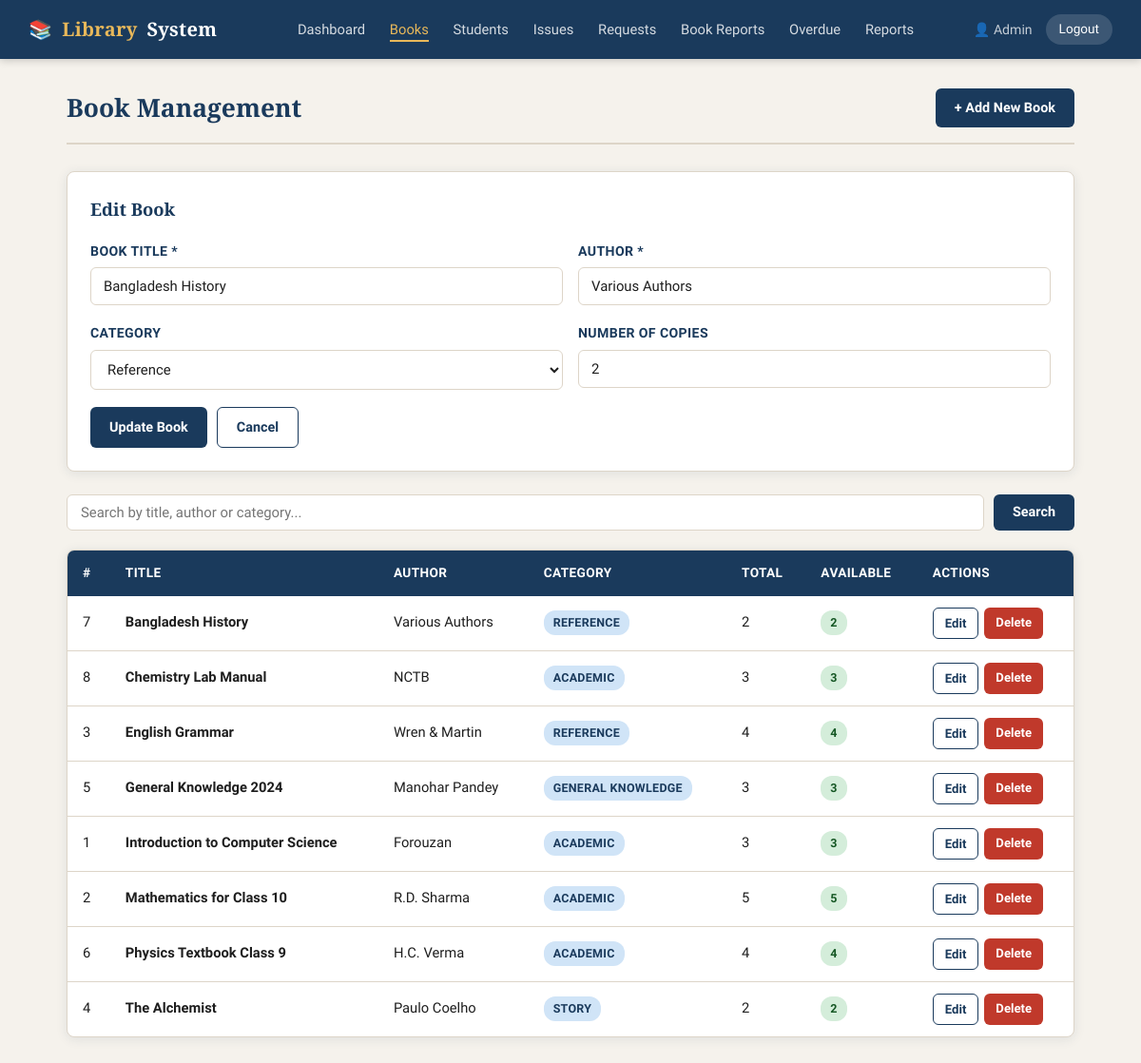
The page /admin/books.php?edit=7 (signed in) on the database its author committed.
### tables this page shows
CREATE TABLE IF NOT EXISTS books (
    id INT AUTO_INCREMENT PRIMARY KEY,
    title VARCHAR(200) NOT NULL,
    author VARCHAR(150) NOT NULL,
    category VARCHAR(100),
    total_copies INT DEFAULT 1,
    available_copies INT DEFAULT 1,
    added_at TIMESTAMP DEFAULT CURRENT_TIMESTAMP
);

### admin/books.php (the view, shortened to what this page needs)
<?php
require_once '../includes/db.php';
$edit_book = null;
if (isset($_GET['edit'])) {
    $eid = (int)$_GET['edit'];
    $res = mysqli_query($conn, "SELECT * FROM books WHERE id=$eid");
    $edit_book = mysqli_fetch_assoc($res);
}
$search = isset($_GET['search']) ? mysqli_real_escape_string($conn, trim($_GET['search'])) : '';
$where  = $search ? "WHERE title LIKE '%$search%' OR author LIKE '%$search%' OR category LIKE '%$search%'" : '';
$books  = mysqli_query($conn, "SELECT * FROM books $where ORDER BY title ASC");
$action = isset($_GET['action']) ? $_GET['action'] : '';
?>
<!DOCTYPE html>
<html lang="en">
<head>
    <link rel="stylesheet" href="../assets/css/style.css">
</head>
<body>
<?php include '../includes/navbar.php'; ?>
<div class="container">
    <div class="page-header">
        <h2>Book Management</h2>
        <a href="?action=add" class="btn btn-primary">+ Add New Book</a>
    </div>
    <?php if ($action === 'add' || $edit_book): ?>
    <div class="card" style="margin-bottom:24px;">
        <h3 style="margin-bottom:18px;font-size:1.15rem;"><?= $edit_book ? 'Edit Book' : 'Add New Book' ?></h3>
        <form method="POST">
            <div class="form-row">
                <div class="form-group">
                    <label>Book Title *</label>
                    <input type="text" name="title" required value="<?= $edit_book ? htmlspecialchars($edit_book['title']) : '' ?>" placeholder="Enter book title">
                </div>
                <div class="form-group">
                    <label>Author *</label>
                    <input type="text" name="author" required value="<?= $edit_book ? htmlspecialchars($edit_book['author']) : '' ?>" placeholder="Author name">
                </div>
            </div>
            <div class="form-row">
                <div class="form-group">
                    <label>Category</label>
                    <select name="category">
                        <?php
                        $cats = ['Academic','Reference','Story','General Knowledge','Exam Preparation','Others'];
                        foreach ($cats as $cat) {
                            $sel = ($edit_book && $edit_book['category'] === $cat) ? 'selected' : '';
                            echo "<option $sel>$cat</option>";
                        }
                        ?>
                    </select>
                </div>
                <div class="form-group">
                    <label>Number of Copies</label>
                    <input type="number" name="copies" min="1" value="<?= $edit_book ? $edit_book['total_copies'] : 1 ?>">
                </div>
            </div>
            <div style="display:flex;gap:10px;">
                <button type="submit" class="btn btn-primary"><?= $edit_book ? 'Update Book' : 'Add Book' ?></button>
                <a href="books.php" class="btn btn-outline">Cancel</a>
            </div>
        </form>
    </div>
    <?php endif; ?>
    <form method="GET" class="search-bar">
        <input type="text" name="search" placeholder="Search by title, author or category..." value="<?= htmlspecialchars($search) ?>">
        <button type="submit" class="btn btn-primary">Search</button>
    </form>
    <div class="table-wrap">
        <table>
            <thead>
                <tr>
                    <th>#</th>
                    <th>Title</th>
                    <th>Author</th>
                    <th>Category</th>
                    <th>Total</th>
                    <th>Available</th>
                    <th>Actions</th>
                </tr>
            </thead>
            <tbody>
                <?php if (mysqli_num_rows($books) === 0): ?>
                <tr><td colspan="7"><div class="empty-state"><p>No books found.</p></div></td></tr>
                <?php else: while ($b = mysqli_fetch_assoc($books)): ?>
                <tr>
                    <td><?= $b['id'] ?></td>
                    <td><strong><?= htmlspecialchars($b['title']) ?></strong></td>
                    <td><?= htmlspecialchars($b['author']) ?></td>
                    <td><span class="badge badge-primary"><?= htmlspecialchars($b['category'] ?: 'N/A') ?></span></td>
                    <td><?= $b['total_copies'] ?></td>
                    <td>
                        <?php if ($b['available_copies'] > 0): ?>
                            <span class="badge badge-success"><?= $b['available_copies'] ?></span>
                        <?php else: ?>
                            <span class="badge badge-danger">0</span>
                        <?php endif; ?>
                    </td>
                    <td style="display:flex;gap:6px;flex-wrap:wrap;">
                        <a href="?edit=<?= $b['id'] ?>" class="btn btn-sm btn-outline">Edit</a>
                        <a href="?delete=<?= $b['id'] ?>" class="btn btn-sm btn-danger" onclick="return confirm('Delete this book?')">Delete</a>
                    </td>
                </tr>
                <?php endwhile; endif; ?>
            </tbody>
        </table>
    </div>
</div>
</body>
</html>

### assets/css/style.css (style rules this page uses)
:root { --primary: #1a3a5c; --primary-light: #2a5080; --accent: #c8973a; --accent-light: #e8b85a; --bg: #f5f2ec; --bg-white: #ffffff; --text: #1e1e1e; --text-muted: #6b6b6b; --border: #ddd5c8; --success: #2d6a4f; --danger: #c0392b; --warning: #d4860a; --shadow: 0 2px 12px rgba(26,58,92,0.10); --shadow-lg: 0 6px 30px rgba(26,58,92,0.14); --radius: 8px; }
* { margin: 0; padding: 0; box-sizing: border-box; }
body { font-family: 'Source Sans 3', sans-serif; background: var(--bg); color: var(--text); min-height: 100vh; font-size: 15px; line-height: 1.6; }
h1, h2, h3 { font-family: 'Playfair Display', serif; color: var(--primary); }
a { color: var(--primary); text-decoration: none; }
.container { max-width: 1100px; margin: 0 auto; padding: 30px 20px; }
.page-header { margin-bottom: 28px; padding-bottom: 16px; border-bottom: 2px solid var(--border); display: flex; align-items: center; justify-content: space-between; flex-wrap: wrap; gap: 12px; }
.page-header h2 { font-size: 1.65rem; }
.card { background: var(--bg-white); border-radius: var(--radius); box-shadow: var(--shadow); padding: 24px; border: 1px solid var(--border); }
.table-wrap { overflow-x: auto; border-radius: var(--radius); border: 1px solid var(--border); background: var(--bg-white); box-shadow: var(--shadow); }
table { width: 100%; border-collapse: collapse; }
thead { background: var(--primary); color: #fff; }
thead th { padding: 13px 16px; text-align: left; font-family: 'Source Sans 3', sans-serif; font-weight: 600; font-size: 0.85rem; letter-spacing: 0.4px; text-transform: uppercase; }
tbody tr { border-bottom: 1px solid var(--border); transition: background 0.15s; }
tbody tr:last-child { border-bottom: none; }
tbody td { padding: 12px 16px; font-size: 0.92rem; color: var(--text); vertical-align: middle; }
.btn { display: inline-block; padding: 9px 20px; border-radius: 6px; font-family: 'Source Sans 3', sans-serif; font-size: 0.9rem; font-weight: 600; cursor: pointer; border: none; transition: all 0.18s; text-align: center; text-decoration: none; }
.btn-primary { background: var(--primary); color: #fff; }
.btn-danger { background: var(--danger); color: #fff; }
.btn-sm { padding: 5px 12px; font-size: 0.82rem; }
.btn-outline { background: transparent; border: 1.5px solid var(--primary); color: var(--primary); }
.form-group { margin-bottom: 18px; }
.form-group label { display: block; font-weight: 600; font-size: 0.88rem; margin-bottom: 6px; color: var(--primary); text-transform: uppercase; letter-spacing: 0.4px; }
.form-group input, .form-group select, .form-group textarea { width: 100%; padding: 10px 13px; border: 1.5px solid var(--border); border-radius: 6px; font-family: 'Source Sans 3', sans-serif; font-size: 0.93rem; color: var(--text); background: #fff; transition: border-color 0.2s; outline: none; }
.form-row { display: grid; grid-template-columns: 1fr 1fr; gap: 16px; }
.badge { display: inline-block; padding: 3px 10px; border-radius: 12px; font-size: 0.78rem; font-weight: 600; text-transform: uppercase; letter-spacing: 0.3px; }
.badge-success { background: #d4edda; color: #155724; }
.badge-primary { background: #d0e4f7; color: var(--primary); }
.search-bar { display: flex; gap: 10px; margin-bottom: 20px; }
.search-bar input { flex: 1; padding: 9px 14px; border: 1.5px solid var(--border); border-radius: 6px; font-size: 0.93rem; outline: none; font-family: inherit; }

### rows shown on the page
books: title "Bangladesh History", author "Various Authors", copies "2", id "7", category "REFERENCE", total_copies "2", available_copies "2"
books: id "8", title "Chemistry Lab Manual", author "NCTB", category "ACADEMIC", total_copies "3", available_copies "3"
books: id "3", title "English Grammar", author "Wren & Martin", category "REFERENCE", total_copies "4", available_copies "4"
books: id "5", title "General Knowledge 2024", author "Manohar Pandey", category "GENERAL KNOWLEDGE", total_copies "3", available_copies "3"
books: id "1", title "Introduction to Computer Science", author "Forouzan", category "ACADEMIC", total_copies "3", available_copies "3"
books: id "2", title "Mathematics for Class 10", author "R.D. Sharma", category "ACADEMIC", total_copies "5", available_copies "5"
books: id "6", title "Physics Textbook Class 9", author "H.C. Verma", category "ACADEMIC", total_copies "4", available_copies "4"
books: id "4", title "The Alchemist", author "Paulo Coelho", category "STORY", total_copies "2", available_copies "2"

### other values the page prints
$_SESSION['user_name'] "Admin"
form field category "Reference"
